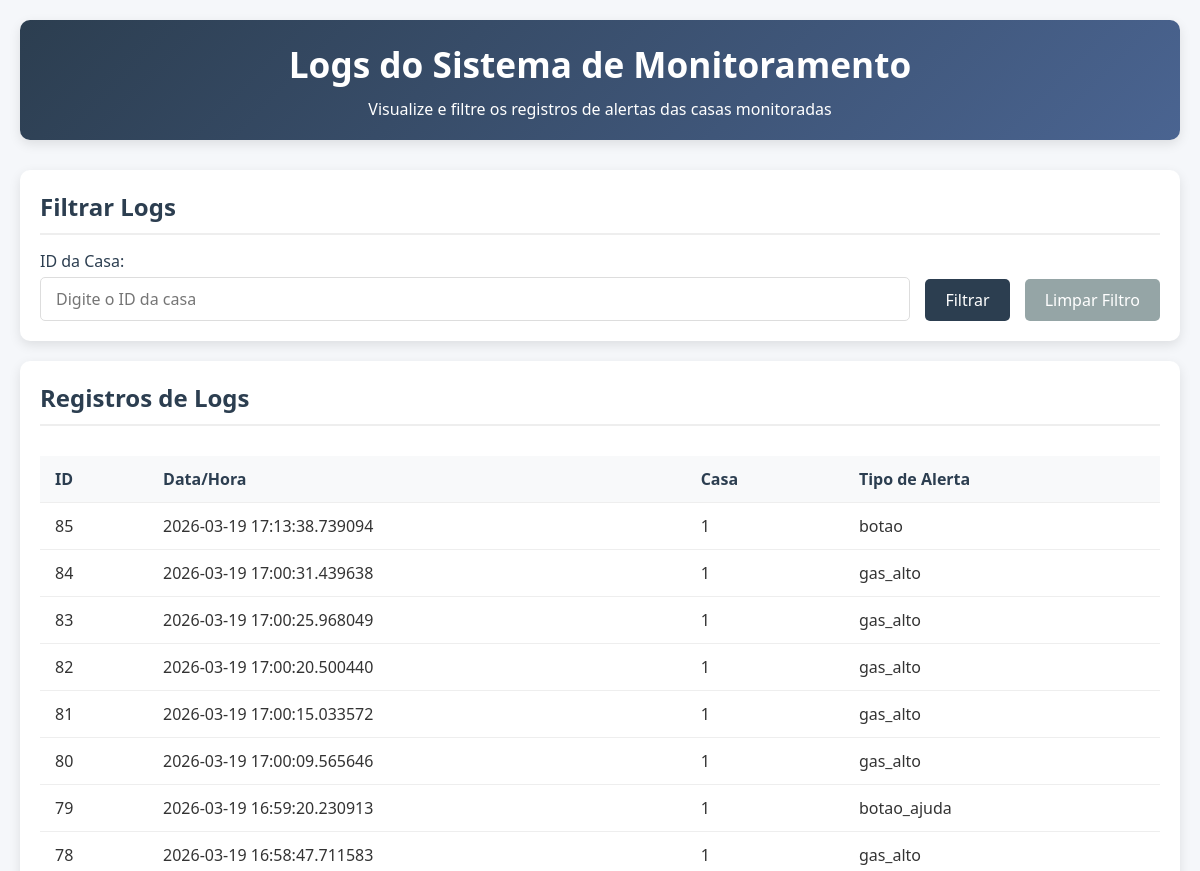
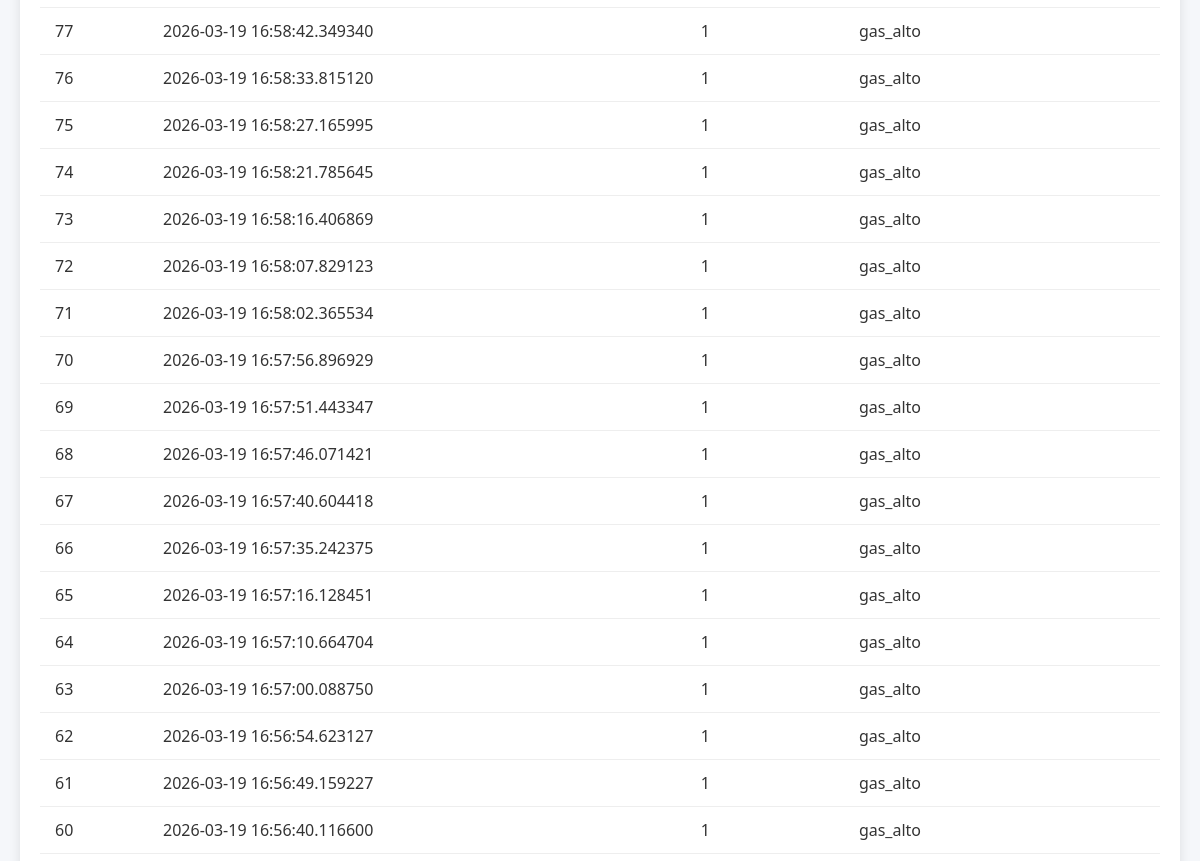
Page /logs (upper part) on the earlier database version (2 pictures, top to bottom).
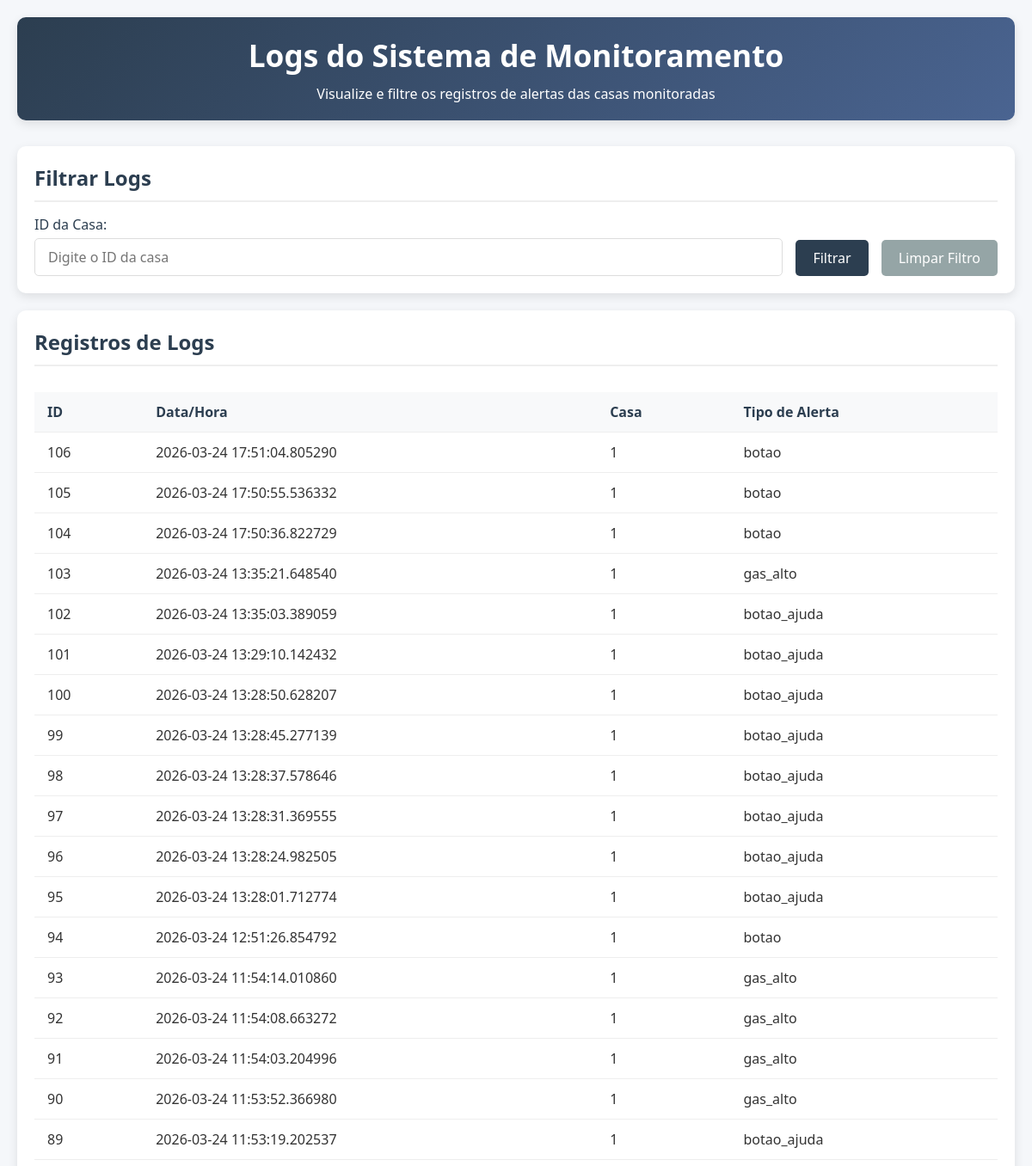
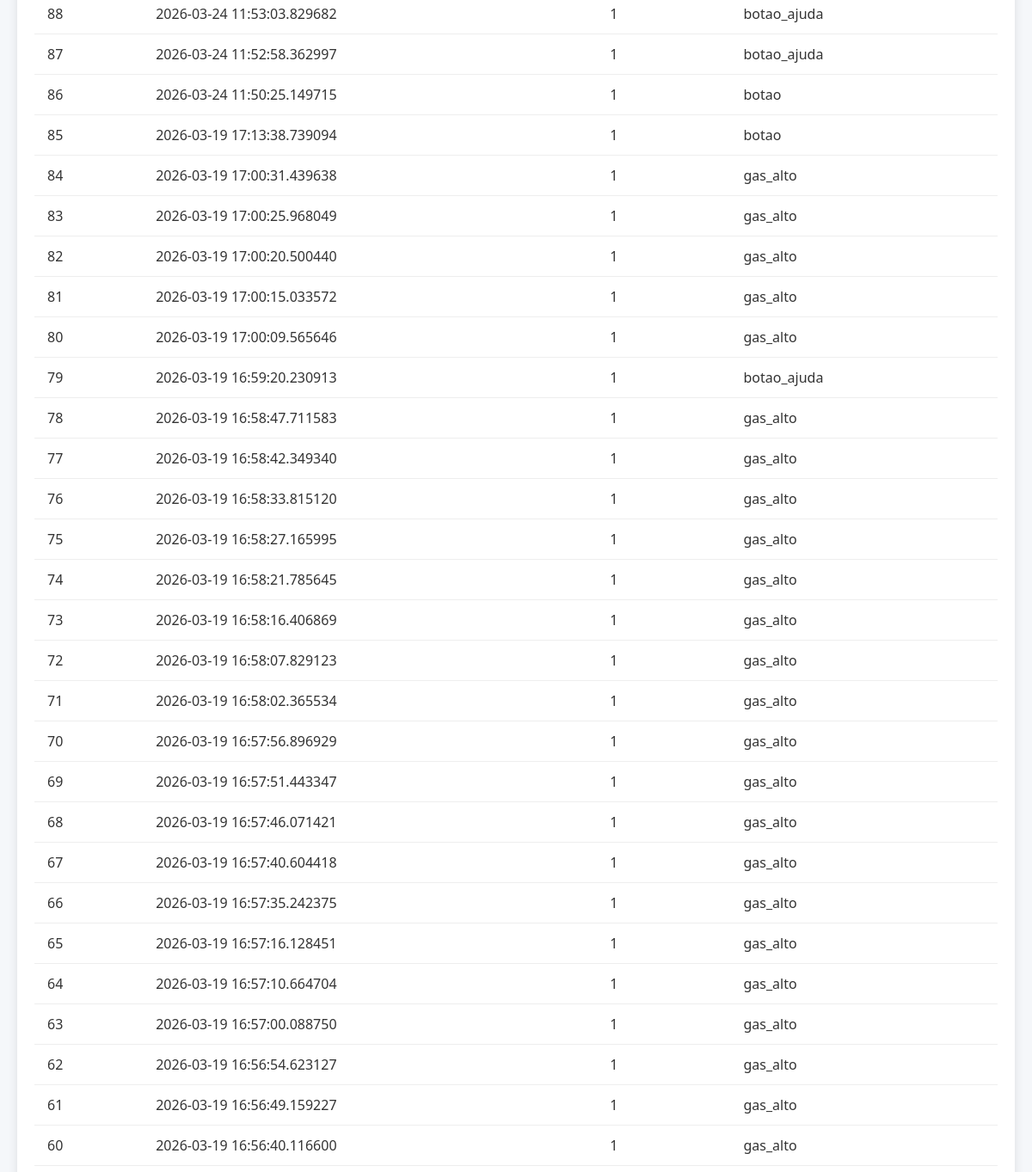
Same page on the later database version (2 pictures, top to bottom).
### database/models_db.py (models this page shows, shortened)
class LogDB(Base):
    __tablename__ = 'logs'
    id_log = Column(Integer, primary_key=True)
    tipo_ocorrencia = Column(String)
    numero_casa = Column(String)
    descricao = Column(String)
    horario = Column(DateTime, default=datetime.now)

### controllers/log_bp.py (the view)
@log_bp.route('/logs', methods=['GET'])
def obter_logs():
    numero_casa = request.args.get('casa_id')
    logs = []
    session = get_session()
    try:
        dao = LogDAO(session)
        if numero_casa:
            logs = dao.obter_logs_por_casa(numero_casa)
        else:
            logs = dao.obter_todos_logs()
        '''
        # Converte os objetos de banco de dados para dicionários para o template
        logs_formatados = []
        for log in logs:
            log_dict = log.__dict__.copy()
            log_dict['horario_formatado'] = log.horario.strftime('%d/%m/%Y %H:%M:%S')
            logs_formatados.append(log_dict)

        '''
        return render_template('logs.html', logs=logs, casa_id=numero_casa)
    finally:
        session.close()

### controllers/log_bp.py (called while the page is built)
def get_session():
    return Session()

### database/dao.py (called while the page is built)
    def obter_todos_logs(self):
        return self.session.query(LogDB).order_by(LogDB.horario.desc()).all()

### templates/logs.html (shortened to what this page needs)
<!DOCTYPE html>
<html lang="pt-BR">
<head>
    <link rel="stylesheet" href="../static/css/logs.css">
</head>
<body>
    <div class="container">
        <header>
            <h1>Logs do Sistema de Monitoramento</h1>
            <p>Visualize e filtre os registros de alertas das casas monitoradas</p>
        </header>
        <section class="filter-section">
            <h2>Filtrar Logs</h2>
            <form class="filter-form" action="/logs" method="GET">
                <div class="form-group">
                    <label for="casa_id">ID da Casa:</label>
                    <input type="text" id="casa_id" name="casa_id" placeholder="Digite o ID da casa"
                           value="{{ casa_id if casa_id }}">
                </div>
                <button type="submit">Filtrar</button>
                <a href="/logs"><button type="button">Limpar Filtro</button></a>
            </form>
        </section>
        <section class="logs-section">
            <h2>Registros de Logs</h2>
            <div class="table-container">
                {% if logs %}
                <table class="logs-table">
                    <thead>
                        <tr>
                            <th>ID</th>
                            <th>Data/Hora</th>
                            <th>Casa</th>
                            <th>Tipo de Alerta</th>
                        </tr>
                    </thead>
                    <tbody>
                        {% for log in logs %}
                        <tr>
                            <td>{{ log.id_log }}</td>
                            <td>{{ log.horario }}</td>
                            <td>{{ log.numero_casa }}</td>
                            <td>{{ log.tipo_ocorrencia }}</td>
                        </tr>
                        {% endfor %}
                    </tbody>
                </table>
                {% else %}
                <div class="no-logs">Nenhum log encontrado.</div>
                {% endif %}
            </div>
        </section>
    </div>
</body>
</html>

### static/css/logs.css (style rules this page uses)
* { margin: 0; padding: 0; box-sizing: border-box; font-family: 'Segoe UI', Tahoma, Geneva, Verdana, sans-serif; }
body { background-color: #f5f7fa; padding: 20px; color: #333; }
.container { max-width: 1200px; margin: 0 auto; }
header { text-align: center; margin-bottom: 30px; padding: 20px; background: linear-gradient(135deg, #2c3e50, #4a6491); color: white; border-radius: 10px; box-shadow: 0 4px 12px rgba(0, 0, 0, 0.1); }
h1 { font-size: 2.2rem; margin-bottom: 10px; }
h2 { color: #2c3e50; margin-bottom: 15px; border-bottom: 2px solid #eee; padding-bottom: 10px; }
.filter-section { background-color: white; border-radius: 10px; padding: 20px; margin-bottom: 20px; box-shadow: 0 4px 12px rgba(0, 0, 0, 0.1); }
.filter-form { display: flex; gap: 15px; align-items: flex-end; flex-wrap: wrap; }
.form-group { display: flex; flex-direction: column; flex-grow: 1; }
label { margin-bottom: 5px; font-weight: 500; color: #2c3e50; }
input[type="text"] { padding: 10px 15px; border: 1px solid #ddd; border-radius: 5px; font-size: 1rem; transition: border-color 0.3s; }
button { padding: 10px 20px; background-color: #2c3e50; color: white; border: none; border-radius: 5px; cursor: pointer; font-size: 1rem; transition: background-color 0.3s; }
a button { background-color: #95a5a6; text-decoration: none; display: inline-block; }
.logs-section { background-color: white; border-radius: 10px; padding: 20px; box-shadow: 0 4px 12px rgba(0, 0, 0, 0.1); }
.table-container { overflow-x: auto; }
.logs-table { width: 100%; border-collapse: collapse; margin-top: 15px; }
.logs-table th, .logs-table td { padding: 12px 15px; text-align: left; border-bottom: 1px solid #eee; }
.logs-table th { background-color: #f8f9fa; font-weight: 600; color: #2c3e50; position: sticky; top: 0; }

Differences in the rows shown:
added LogDB: id_log "106", horario "2026-03-24 17:51:04.805290", numero_casa "1", tipo_ocorrencia "botao"
added LogDB: id_log "105", horario "2026-03-24 17:50:55.536332", numero_casa "1", tipo_ocorrencia "botao"
added LogDB: id_log "104", horario "2026-03-24 17:50:36.822729", numero_casa "1", tipo_ocorrencia "botao"
added LogDB: id_log "103", horario "2026-03-24 13:35:21.648540", numero_casa "1", tipo_ocorrencia "gas_alto"
added LogDB: id_log "102", horario "2026-03-24 13:35:03.389059", numero_casa "1", tipo_ocorrencia "botao_ajuda"
added LogDB: id_log "101", horario "2026-03-24 13:29:10.142432", numero_casa "1", tipo_ocorrencia "botao_ajuda"
added LogDB: id_log "100", horario "2026-03-24 13:28:50.628207", numero_casa "1", tipo_ocorrencia "botao_ajuda"
added LogDB: id_log "99", horario "2026-03-24 13:28:45.277139", numero_casa "1", tipo_ocorrencia "botao_ajuda"
added LogDB: id_log "98", horario "2026-03-24 13:28:37.578646", numero_casa "1", tipo_ocorrencia "botao_ajuda"
added LogDB: id_log "97", horario "2026-03-24 13:28:31.369555", numero_casa "1", tipo_ocorrencia "botao_ajuda"
added LogDB: id_log "96", horario "2026-03-24 13:28:24.982505", numero_casa "1", tipo_ocorrencia "botao_ajuda"
added LogDB: id_log "95", horario "2026-03-24 13:28:01.712774", numero_casa "1", tipo_ocorrencia "botao_ajuda"
added LogDB: id_log "94", horario "2026-03-24 12:51:26.854792", numero_casa "1", tipo_ocorrencia "botao"
added LogDB: id_log "93", horario "2026-03-24 11:54:14.010860", numero_casa "1", tipo_ocorrencia "gas_alto"
added LogDB: id_log "92", horario "2026-03-24 11:54:08.663272", numero_casa "1", tipo_ocorrencia "gas_alto"
added LogDB: id_log "91", horario "2026-03-24 11:54:03.204996", numero_casa "1", tipo_ocorrencia "gas_alto"
added LogDB: id_log "90", horario "2026-03-24 11:53:52.366980", numero_casa "1", tipo_ocorrencia "gas_alto"
added LogDB: id_log "89", horario "2026-03-24 11:53:19.202537", numero_casa "1", tipo_ocorrencia "botao_ajuda"
added LogDB: id_log "88", horario "2026-03-24 11:53:03.829682", numero_casa "1", tipo_ocorrencia "botao_ajuda"
added LogDB: id_log "87", horario "2026-03-24 11:52:58.362997", numero_casa "1", tipo_ocorrencia "botao_ajuda"
added LogDB: id_log "86", horario "2026-03-24 11:50:25.149715", numero_casa "1", tipo_ocorrencia "botao"
